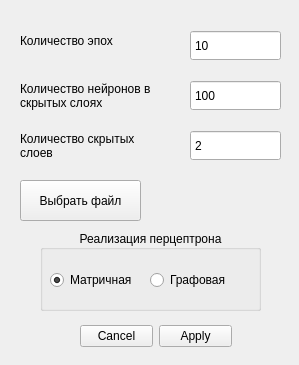
<?xml version="1.0" encoding="UTF-8"?>
<ui version="4.0">
 <class>TrainDialog</class>
 <widget class="QWidget" name="TrainDialog">
  <property name="windowModality">
   <enum>Qt::ApplicationModal</enum>
  </property>
  <property name="geometry">
   <rect>
    <x>0</x>
    <y>0</y>
    <width>299</width>
    <height>365</height>
   </rect>
  </property>
  <property name="windowTitle">
   <string>Form</string>
  </property>
  <widget class="QSpinBox" name="epoch_spinbox">
   <property name="geometry">
    <rect>
     <x>190</x>
     <y>30</y>
     <width>91</width>
     <height>31</height>
    </rect>
   </property>
   <property name="alignment">
    <set>Qt::AlignLeading|Qt::AlignLeft|Qt::AlignVCenter</set>
   </property>
   <property name="buttonSymbols">
    <enum>QAbstractSpinBox::NoButtons</enum>
   </property>
   <property name="minimum">
    <number>1</number>
   </property>
   <property name="maximum">
    <number>1000</number>
   </property>
   <property name="value">
    <number>10</number>
   </property>
  </widget>
  <widget class="QLabel" name="epoch_label">
   <property name="geometry">
    <rect>
     <x>20</x>
     <y>20</y>
     <width>121</width>
     <height>41</height>
    </rect>
   </property>
   <property name="text">
    <string>Количество эпох</string>
   </property>
   <property name="wordWrap">
    <bool>true</bool>
   </property>
  </widget>
  <widget class="QLabel" name="neuron_label">
   <property name="geometry">
    <rect>
     <x>20</x>
     <y>60</y>
     <width>141</width>
     <height>71</height>
    </rect>
   </property>
   <property name="text">
    <string>Количество нейронов в скрытых слоях</string>
   </property>
   <property name="wordWrap">
    <bool>true</bool>
   </property>
  </widget>
  <widget class="QSpinBox" name="neuron_spinbox">
   <property name="geometry">
    <rect>
     <x>190</x>
     <y>80</y>
     <width>91</width>
     <height>31</height>
    </rect>
   </property>
   <property name="alignment">
    <set>Qt::AlignLeading|Qt::AlignLeft|Qt::AlignVCenter</set>
   </property>
   <property name="buttonSymbols">
    <enum>QAbstractSpinBox::NoButtons</enum>
   </property>
   <property name="minimum">
    <number>1</number>
   </property>
   <property name="maximum">
    <number>3000</number>
   </property>
   <property name="value">
    <number>100</number>
   </property>
  </widget>
  <widget class="QDialogButtonBox" name="button_box">
   <property name="geometry">
    <rect>
     <x>80</x>
     <y>320</y>
     <width>152</width>
     <height>32</height>
    </rect>
   </property>
   <property name="standardButtons">
    <set>QDialogButtonBox::Apply|QDialogButtonBox::Cancel</set>
   </property>
   <property name="centerButtons">
    <bool>false</bool>
   </property>
  </widget>
  <widget class="QPushButton" name="choose_file_button">
   <property name="geometry">
    <rect>
     <x>20</x>
     <y>180</y>
     <width>121</width>
     <height>41</height>
    </rect>
   </property>
   <property name="text">
    <string>Выбрать файл</string>
   </property>
  </widget>
  <widget class="QLabel" name="file_name_label">
   <property name="geometry">
    <rect>
     <x>150</x>
     <y>170</y>
     <width>131</width>
     <height>51</height>
    </rect>
   </property>
   <property name="frameShape">
    <enum>QFrame::NoFrame</enum>
   </property>
   <property name="text">
    <string/>
   </property>
   <property name="alignment">
    <set>Qt::AlignCenter</set>
   </property>
   <property name="wordWrap">
    <bool>true</bool>
   </property>
  </widget>
  <widget class="QGroupBox" name="groupBox">
   <property name="geometry">
    <rect>
     <x>40</x>
     <y>230</y>
     <width>221</width>
     <height>81</height>
    </rect>
   </property>
   <property name="title">
    <string>Реализация перцептрона</string>
   </property>
   <property name="alignment">
    <set>Qt::AlignCenter</set>
   </property>
   <property name="flat">
    <bool>true</bool>
   </property>
   <widget class="QRadioButton" name="matrix_radio_button">
    <property name="geometry">
     <rect>
      <x>10</x>
      <y>40</y>
      <width>99</width>
      <height>20</height>
     </rect>
    </property>
    <property name="text">
     <string>Матричная</string>
    </property>
    <property name="checked">
     <bool>true</bool>
    </property>
   </widget>
   <widget class="QRadioButton" name="graph_radio_button">
    <property name="geometry">
     <rect>
      <x>110</x>
      <y>40</y>
      <width>99</width>
      <height>20</height>
     </rect>
    </property>
    <property name="text">
     <string>Графовая</string>
    </property>
   </widget>
  </widget>
  <widget class="QLabel" name="hidden_layers_label">
   <property name="geometry">
    <rect>
     <x>20</x>
     <y>110</y>
     <width>141</width>
     <height>71</height>
    </rect>
   </property>
   <property name="text">
    <string>Количество скрытых слоев</string>
   </property>
   <property name="wordWrap">
    <bool>true</bool>
   </property>
  </widget>
  <widget class="QSpinBox" name="hidden_layers_spinbox">
   <property name="geometry">
    <rect>
     <x>190</x>
     <y>130</y>
     <width>91</width>
     <height>31</height>
    </rect>
   </property>
   <property name="alignment">
    <set>Qt::AlignLeading|Qt::AlignLeft|Qt::AlignVCenter</set>
   </property>
   <property name="buttonSymbols">
    <enum>QAbstractSpinBox::NoButtons</enum>
   </property>
   <property name="minimum">
    <number>2</number>
   </property>
   <property name="maximum">
    <number>5</number>
   </property>
  </widget>
 </widget>
 <resources/>
 <connections/>
</ui>
